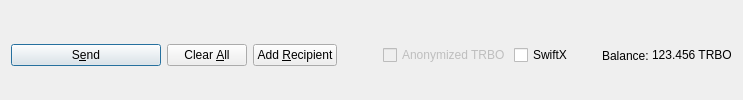
         <widget class="QFrame" name="frame_Send">
          <layout class="QHBoxLayout" name="horizontalLayout">
           <property name="bottomMargin">
            <number>0</number>
           </property>
           <item>
            <widget class="QPushButton" name="sendButton">
             <property name="minimumSize">
              <size>
               <width>150</width>
               <height>0</height>
              </size>
             </property>
             <property name="toolTip">
              <string>Confirm the send action</string>
             </property>
             <property name="text">
              <string>S&amp;end</string>
             </property>
             <property name="icon">
              <iconset resource="../trbo.qrc">
               <normaloff>:/icons/send</normaloff>:/icons/send</iconset>
             </property>
             <property name="autoDefault">
              <bool>false</bool>
             </property>
             <property name="default">
              <bool>true</bool>
             </property>
            </widget>
           </item>
           <item>
            <widget class="QPushButton" name="clearButton">
             <property name="sizePolicy">
              <sizepolicy hsizetype="Minimum" vsizetype="Fixed">
               <horstretch>0</horstretch>
               <verstretch>0</verstretch>
              </sizepolicy>
             </property>
             <property name="toolTip">
              <string>Clear all fields of the form.</string>
             </property>
             <property name="text">
              <string>Clear &amp;All</string>
             </property>
             <property name="icon">
              <iconset resource="../trbo.qrc">
               <normaloff>:/icons/remove</normaloff>:/icons/remove</iconset>
             </property>
             <property name="autoDefault">
              <bool>false</bool>
             </property>
            </widget>
           </item>
           <item>
            <widget class="QPushButton" name="addButton">
             <property name="toolTip">
              <string>Send to multiple recipients at once</string>
             </property>
             <property name="text">
              <string>Add &amp;Recipient</string>
             </property>
             <property name="icon">
              <iconset resource="../trbo.qrc">
               <normaloff>:/icons/add</normaloff>:/icons/add</iconset>
             </property>
             <property name="autoDefault">
              <bool>false</bool>
             </property>
            </widget>
           </item>
           <item>
            <spacer name="horizontalSpacer">
             <property name="orientation">
              <enum>Qt::Horizontal</enum>
             </property>
             <property name="sizeHint" stdset="0">
              <size>
               <width>40</width>
               <height>20</height>
              </size>
             </property>
            </spacer>
           </item>
           <item>
            <layout class="QHBoxLayout" name="horizontalLayout_2">
             <property name="spacing">
              <number>3</number>
             </property>
             <item>
              <widget class="QCheckBox" name="checkzTRBO">
               <property name="enabled">
                <bool>false</bool>
               </property>
               <property name="text">
                <string>Anonymized TRBO</string>
               </property>
              </widget>
             </item>
             <item>
              <widget class="QCheckBox" name="checkSwiftTX">
               <property name="enabled">
                <bool>true</bool>
               </property>
               <property name="minimumSize">
                <size>
                 <width>85</width>
                 <height>0</height>
                </size>
               </property>
               <property name="text">
                <string>SwiftX</string>
               </property>
              </widget>
             </item>
             <item>
              <widget class="QLabel" name="label">
               <property name="text">
                <string>Balance:</string>
               </property>
              </widget>
             </item>
             <item>
              <widget class="QLabel" name="labelBalance">
               <property name="sizePolicy">
                <sizepolicy hsizetype="Preferred" vsizetype="Fixed">
                 <horstretch>0</horstretch>
                 <verstretch>0</verstretch>
                </sizepolicy>
               </property>
               <property name="cursor">
                <cursorShape>IBeamCursor</cursorShape>
               </property>
               <property name="text">
                <string notr="true">123.456 TRBO</string>
               </property>
               <property name="textInteractionFlags">
                <set>Qt::LinksAccessibleByMouse|Qt::TextSelectableByKeyboard|Qt::TextSelectableByMouse</set>
               </property>
              </widget>
             </item>
            </layout>
           </item>
          </layout>
         </widget>
